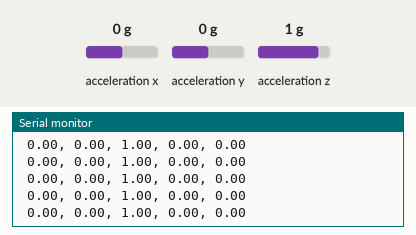
Bench run of a sketch on a simulated Arduino Uno, built with avr-gcc and run on an emulated ATmega328P. Shown: the last lines printed to the serial monitor. Wiring (inferred from the names in the program): MPU-6050 motion sensor at I2C address 0x68. Inputs (shaded band) come from the test bench; at power-on: acceleration x 0 g, acceleration y 0 g, acceleration z 1 g.

Above: at 1.2 s.
1.3 s: acceleration x set to -1.4 g
At 1.35 s:
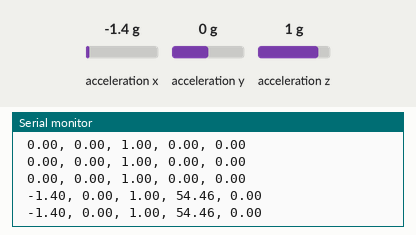
4.3 s: acceleration y set to -1.4 g
At 4.35 s:
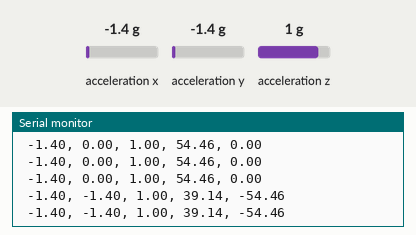
5.8 s: acceleration z set to -1.4 g
At 13.24 s:
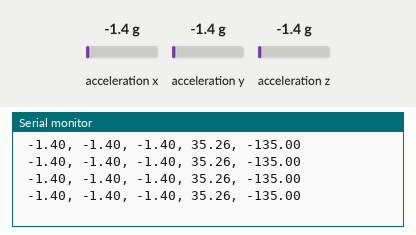
Timing chart, 0 to 13.3 s (numbered marks = the images above; inputs shaded):
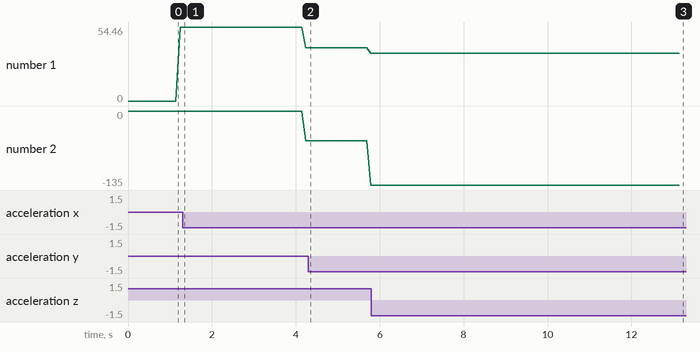

Measured:
- after the input at 1.3 s, the serial monitor: prints a new line after 0.05 s (image 1)
- after the input at 4.3 s, the serial monitor: prints a new line at once (image 2)
- after the input at 5.8 s, the serial monitor: prints a new line after 0.09 s (image 3)
- plotted number 1: 54.46 → 39.14 after the input at 1.3 s, 39.14 → 35.26 after the input at 4.3 s
- plotted number 2: 0 → -54.46 after the input at 1.3 s, -54.46 → -135 after the input at 4.3 s

The sketch:

ZEN-MPU6050-002.ino
```cpp
// (licence header left out)
#include <Wire.h>
#include <math.h>

const int MPU_ADDR = 0x68;

int16_t ax, ay, az;
float Ax, Ay, Az;
float pitch, roll;

void setup() {
  Serial.begin(115200);
  Wire.begin();

  // Wake up MPU6050
  Wire.beginTransmission(MPU_ADDR);
  Wire.write(0x6B);
  Wire.write(0);
  Wire.endTransmission(true);

  Serial.println("MPU6050 Angle Test");
  Serial.println("Ax, Ay, Az, Pitch, Roll");
}

void loop() {
  // Read accelerometer
  Wire.beginTransmission(MPU_ADDR);
  Wire.write(0x3B);
  Wire.endTransmission(false);
  Wire.requestFrom(MPU_ADDR, 6, true);

  ax = Wire.read() << 8 | Wire.read();
  ay = Wire.read() << 8 | Wire.read();
  az = Wire.read() << 8 | Wire.read();

  // Convert to g
  Ax = ax / 16384.0;
  Ay = ay / 16384.0;
  Az = az / 16384.0;

  // Calculate angles
  roll  = atan2(Ay, Az) * 180 / PI;
  pitch = atan2(-Ax, sqrt(Ay * Ay + Az * Az)) * 180 / PI;

  // Print output
  Serial.print(Ax); Serial.print(", ");
  Serial.print(Ay); Serial.print(", ");
  Serial.print(Az); Serial.print(", ");
  Serial.print(pitch); Serial.print(", ");
  Serial.println(roll);Serial.print(" ");

  delay(100);
}
```
